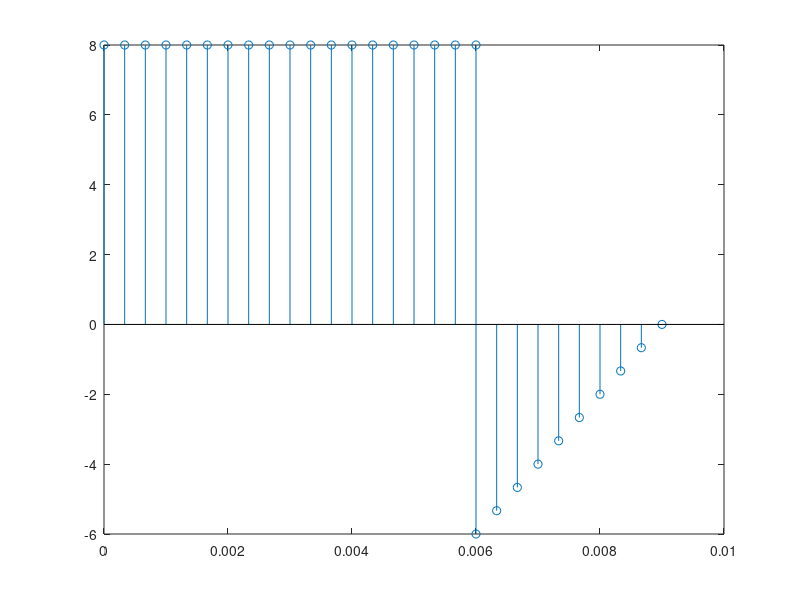
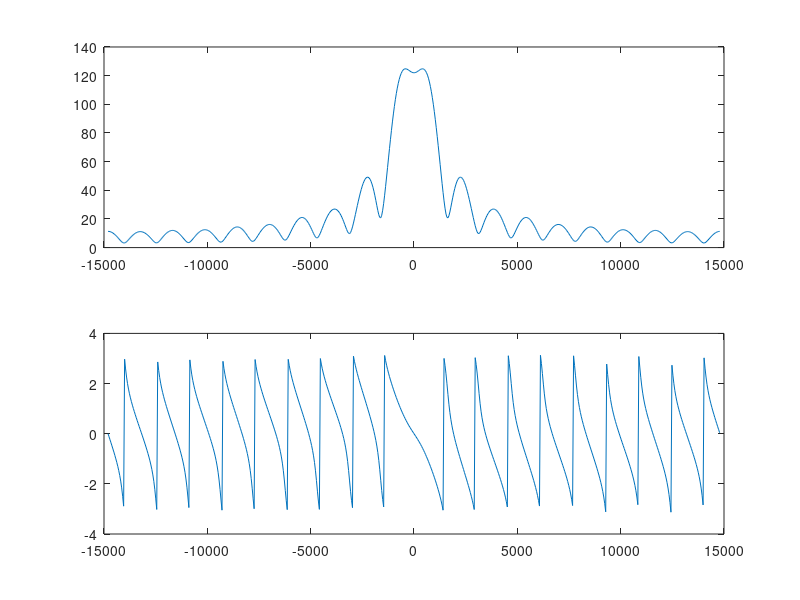

Here is the MATLAB script that generated these plots, in order:
U1 = 8; U2 = 8; U3 = -6; U4 = 0; T1 = 6/1000; T2 = 9/1000; Fd = 3000;
Td = 1/Fd; 
t1 = 0:Td:T1;
t2 = T1:Td:T2;
t = [t1, t2];
u1 = 0 * t1 + U2;
a2 = (U4 - U3)/(T2 - T1); b2 = -18;
u2 = a2 * t2 + b2;
U = [u1, u2];
%plot(t, U);

stem(t, U);

N = length(t);
k = (0:N-1).';
w = (-pi:0.01:pi);

z = k * w;
z = z * -1j;

Z = exp(z);

ZX = U * Z;

f = Fd * w / 2 * pi; 
figure; 
subplot(2, 1, 1);
plot(f, abs(ZX));
subplot(2, 1, 2);
plot(f, angle(ZX));

t3 = 0:Td/10:T1;
t4 = T1:Td/10:15/1000;
tt = [t3, t4];
